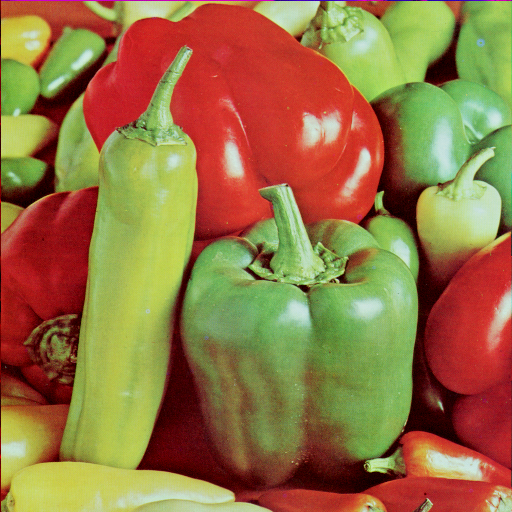
#> input picture Python/image/peppers.png, 512 x 512 px
$ jupyter execute papoulish_gerchberg_2D_greyscale.ipynb
#> lines starting #> are read from the running program, lines starting #| are printed output that depends on the picture
[cell 1]
import numpy as np
from PIL import Image
from matplotlib import pyplot as plt
import gc
from scipy import fftpack
gc.collect()

[cell 2]
image_file = 'image/peppers.png'

image = Image.open(image_file).convert('L')
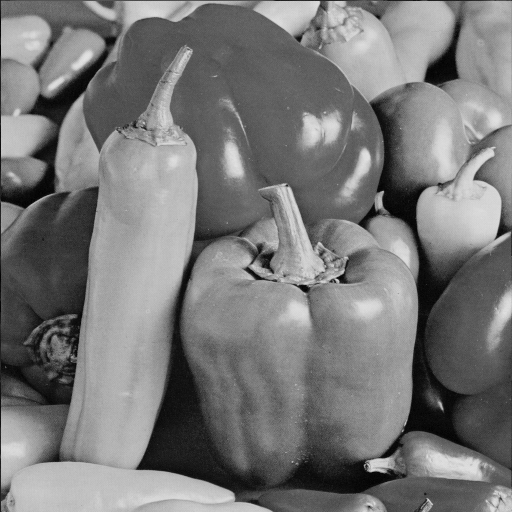
#> image: PIL image 512x512 L; min 0, max 228, mean 120.2
x = np.asarray(image)

[cell 3]
plt.imshow(x)

[cell 4]
X = np.fft.fftshift(np.fft.fft2(x))
inv = np.fft.ifft2(X)
plt.imshow(abs(inv))
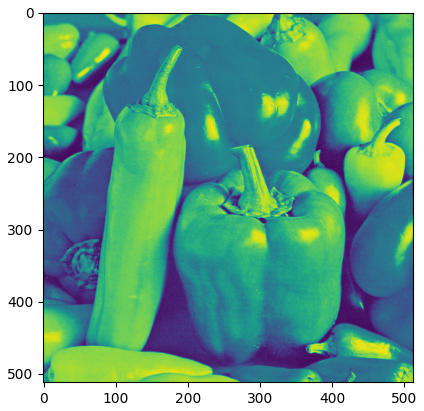
#> figure drawn by matplotlib, 1 panel

[cell 5]
m = 8;  # downsampling coefficient
y = x[::m, ::m]  # input LR image
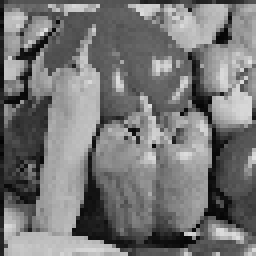
#> y: shape (64, 64) (shown 4 times larger); min 3, max 223, mean 117.9

[cell 6]
plt.imshow(y)

[cell 7]
z = np.zeros(x.shape, dtype=int)
z[::m, ::m] = y
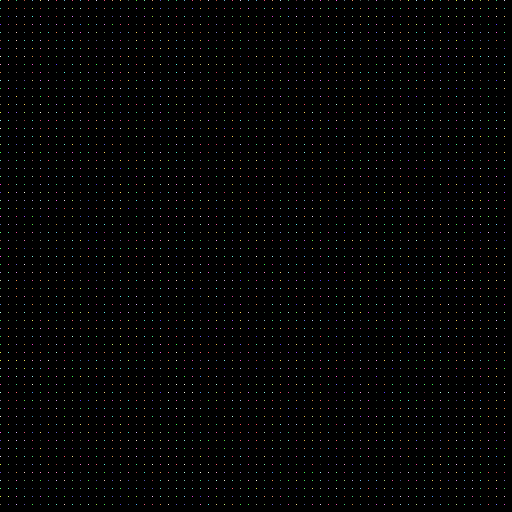
#> z: shape (512, 512) int64; 221 distinct labels, from 0 to 223; one colour per label, 0 black

[cell 8]
plt.imshow(z)

[cell 9]
plt.imshow(np.log(abs(np.fft.fftshift(np.fft.fft2(z)))))

[cell 10]
X = np.fft.fft2(z)

X[:225] = 0
X[290:] = 0
X[:, :225] = 0
X[:, 290:] = 0

plt.imshow(np.log(abs(X)))
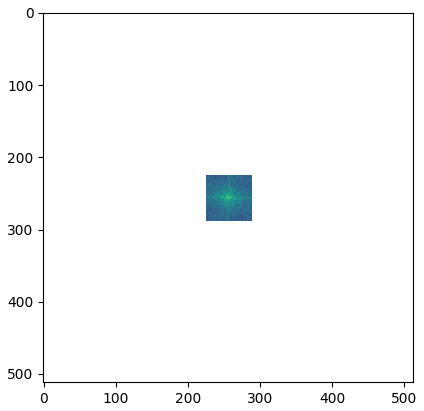
#> figure drawn by matplotlib, 1 panel

[cell 11]
x_hat = abs(np.fft.ifft2(X))
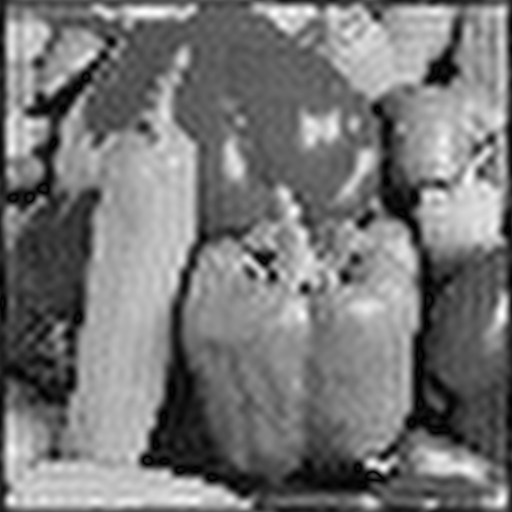
#> x_hat: shape (512, 512) float64; min 0.00418, max 3.94, mean 1.85; drawn with min black and max white
print(min(x_hat[z==0]==0))
#| False
plt.imshow(x_hat)

[cell 12]
# x_hat[z==0] = 0
# plt.imshow(x_hat)

# print(z!=0)

[cell 13]
z_hat = z
z1 = z

for i in range(4):
    Z_hat = np.fft.fft2(z_hat) * 64

    plt.imshow(np.log(abs(np.fft.fftshift(Z_hat))))

    Z_hat[:225] = 0
    Z_hat[290:] = 0
    Z_hat[:, :225] = 0
    Z_hat[:, 290:] = 0

    z_hat = abs(np.fft.ifft2(Z_hat))


    z_hat[::m, ::m] = z[::m, ::m]  # output SR image
#> this loop made 4 passes
#> pass 2, `z_hat = abs(np.fft.ifft2(Z_hat))`:
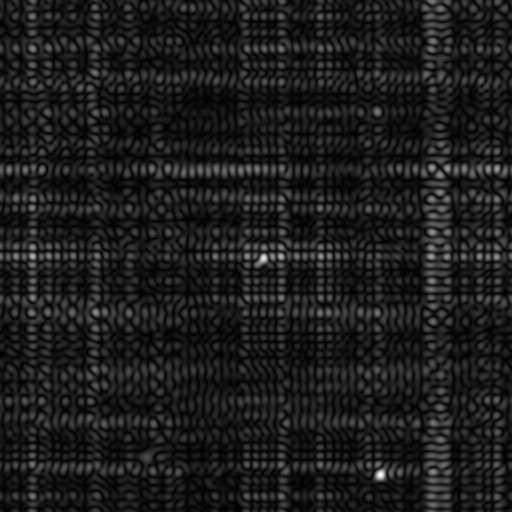
#> z_hat: shape (512, 512) float64; min 0.0056, max 23.54, mean 2.7; drawn with min black and max white
#> after the loop:
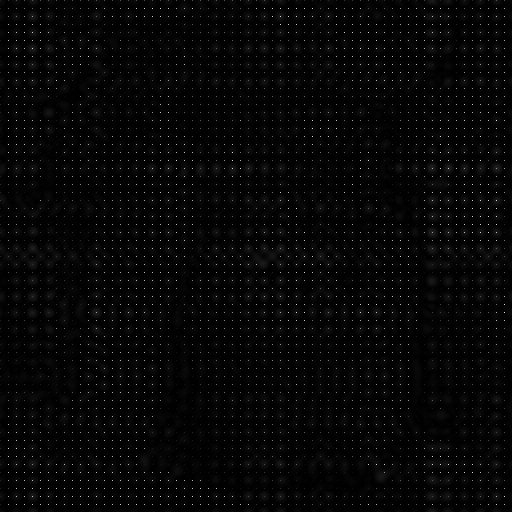
#> z_hat: shape (512, 512) float64; min 0.00425, max 223, mean 6.1
    # z_hat = mask(z_hat, z[::m, ::m])
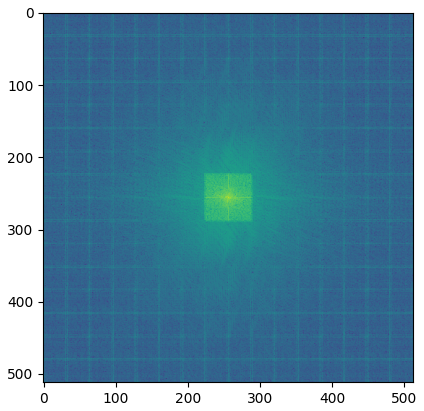
#> figure drawn by matplotlib, 1 panel

[cell 14]
print(z_hat.max(), y.max())
#| 223.0 223
plt.imshow(z_hat)

[cell 15]
plt.imshow(z1)

[cell 16]
a = np.asarray([[1,2,3,4,5,6,7,8,9,0],[1,2,3,4,5,6,7,8,9,0],[1,2,3,4,5,6,7,8,9,0],[1,2,3,4,5,6,7,8,9,0],[1,2,3,4,5,6,7,8,9,0],[1,2,3,4,5,6,7,8,9,0],[1,2,3,4,5,6,7,8,9,0],[1,2,3,4,5,6,7,8,9,0],[1,2,3,4,5,6,7,8,9,0],[1,2,3,4,5,6,7,8,9,0],])
b = np.asarray([[0,0,0,0],[0,0,0,0],[0,0,0,0],[0,0,0,0],])
#> b = [[0, 0, 0, 0], [0, 0, 0, 0], [0, 0, 0, 0], [0, 0, 0, 0]]

print(a)
#| [[1 2 3 4 5 6 7 8 9 0]
#|  [1 2 3 4 5 6 7 8 9 0]
#|  [1 2 3 4 5 6 7 8 9 0]
#|  [1 2 3 4 5 6 7 8 9 0]
#|  [1 2 3 4 5 6 7 8 9 0]
#|  [1 2 3 4 5 6 7 8 9 0]
#|  [1 2 3 4 5 6 7 8 9 0]
#|  [1 2 3 4 5 6 7 8 9 0]
#|  [1 2 3 4 5 6 7 8 9 0]
#|  [1 2 3 4 5 6 7 8 9 0]]
print(b)
#| [[0 0 0 0]
#|  [0 0 0 0]
#|  [0 0 0 0]
#|  [0 0 0 0]]
print(a[::3,::3])
#| [[1 4 7 0]
#|  [1 4 7 0]
#|  [1 4 7 0]
#|  [1 4 7 0]]

plt.imshow(a)

a[::3,::3] = b

print(a)
#| [[0 2 3 0 5 6 0 8 9 0]
#|  [1 2 3 4 5 6 7 8 9 0]
#|  [1 2 3 4 5 6 7 8 9 0]
#|  [0 2 3 0 5 6 0 8 9 0]
#|  [1 2 3 4 5 6 7 8 9 0]
#|  [1 2 3 4 5 6 7 8 9 0]
#|  [0 2 3 0 5 6 0 8 9 0]
#|  [1 2 3 4 5 6 7 8 9 0]
#|  [1 2 3 4 5 6 7 8 9 0]
#|  [0 2 3 0 5 6 0 8 9 0]]

plt.imshow(a)
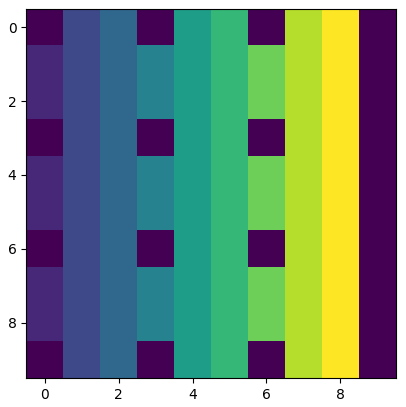
#> figure drawn by matplotlib, 1 panel

$ run again, with Python/image/baboon.png copied over Python/image/peppers.png
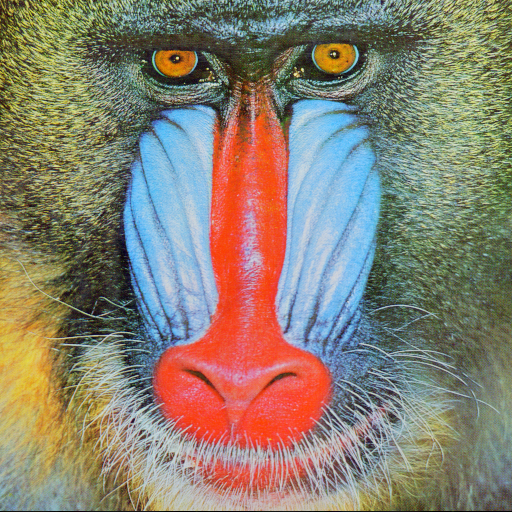
#> input picture Python/image/baboon.png, 512 x 512 px
#> z: shape (512, 512) int64; 201 distinct labels, from 0 to 222
#| False
#> after the loop `for i in range(4):`:
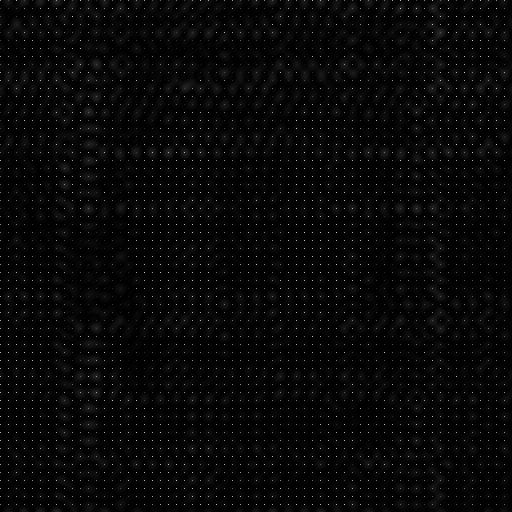
#> z_hat: shape (512, 512) float64; min 0.00851, max 222, mean 7.7
#> `[cell 13] z_hat = z z1 = z  for i in range(4): Z_hat = np.fft.fft2(z_h..`:
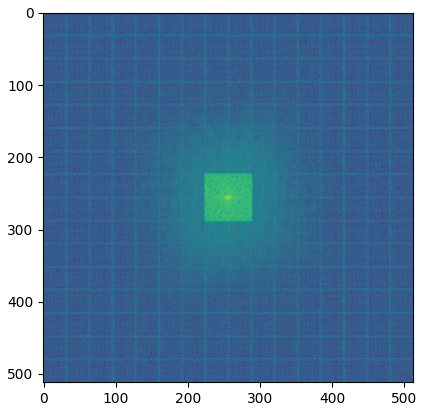
#> figure drawn by matplotlib, 1 panel
#| 222.0 222
#> b = [[0, 0, 0, 0], [0, 0, 0, 0], [0, 0, 0, 0], [0, 0, 0, 0]]
#| [[1 2 3 4 5 6 7 8 9 0]
#|  [1 2 3 4 5 6 7 8 9 0]
#|  [1 2 3 4 5 6 7 8 9 0]
#|  [1 2 3 4 5 6 7 8 9 0]
#|  [1 2 3 4 5 6 7 8 9 0]
#|  [1 2 3 4 5 6 7 8 9 0]
#> (further printed lines are left out)
#| [[0 0 0 0]
#|  [0 0 0 0]
#|  [0 0 0 0]
#|  [0 0 0 0]]
#| [[1 4 7 0]
#|  [1 4 7 0]
#|  [1 4 7 0]
#|  [1 4 7 0]]
#| [[0 2 3 0 5 6 0 8 9 0]
#|  [1 2 3 4 5 6 7 8 9 0]
#|  [1 2 3 4 5 6 7 8 9 0]
#|  [0 2 3 0 5 6 0 8 9 0]
#|  [1 2 3 4 5 6 7 8 9 0]
#|  [1 2 3 4 5 6 7 8 9 0]
#> (further printed lines are left out)
